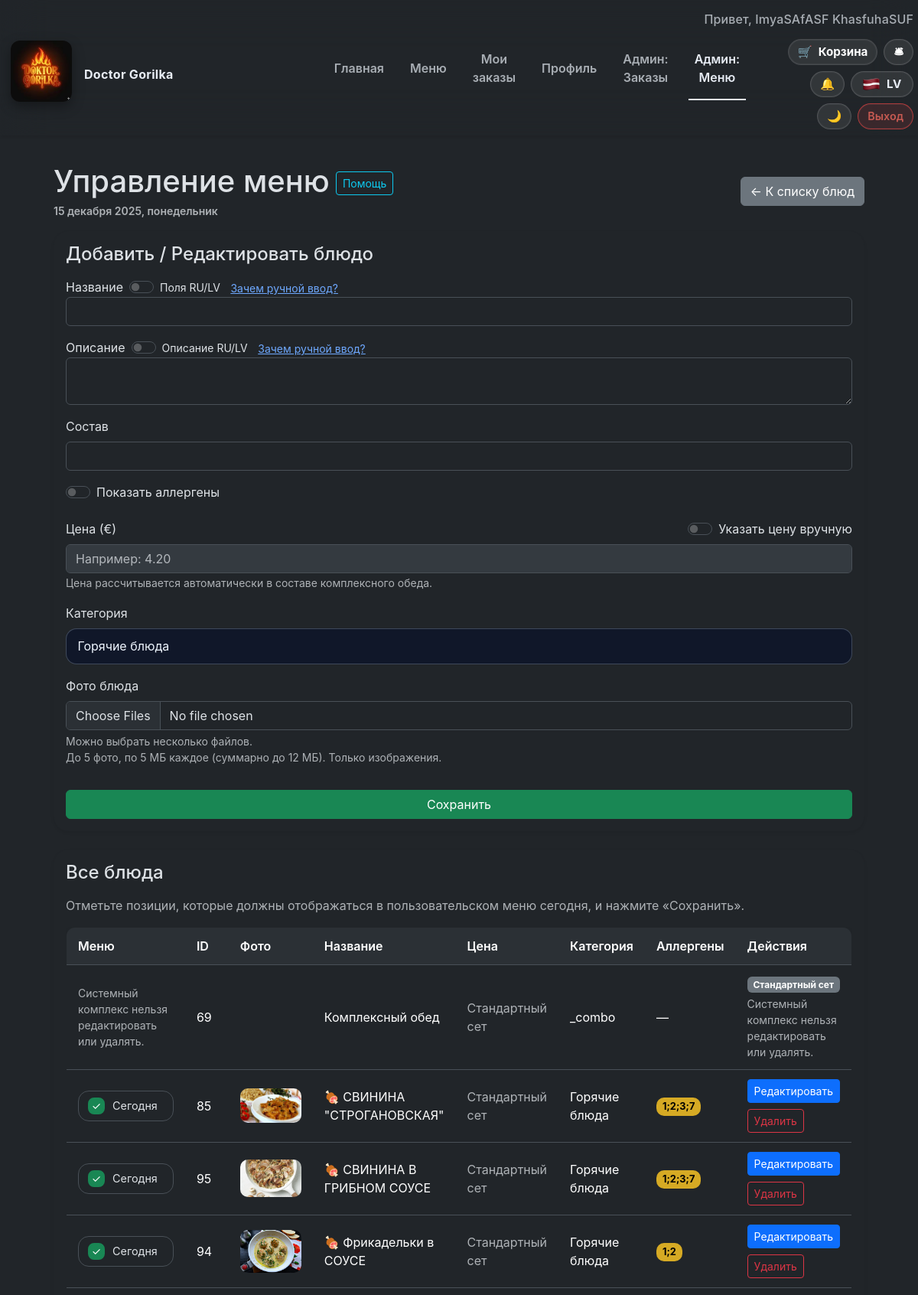
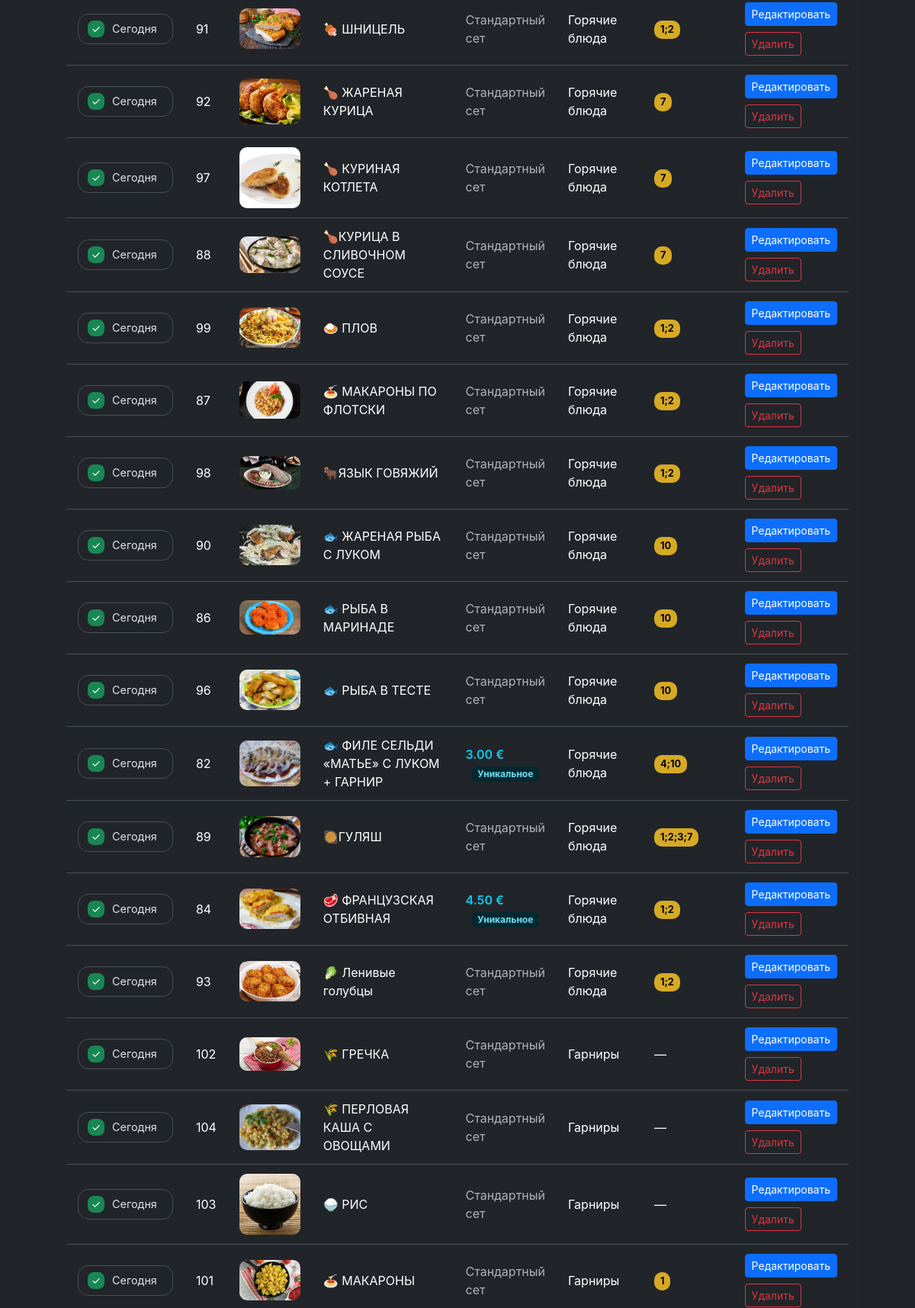
/admin/menu (signed in, upper part), run on the app's committed database (2 pictures, top to bottom).
### tables this page shows
CREATE TABLE menu (
    id INTEGER PRIMARY KEY AUTOINCREMENT,
    title TEXT NOT NULL,
    description TEXT,
    price REAL NOT NULL,
    image_url TEXT,
    category TEXT
, image_gallery TEXT, ingredients TEXT, is_today INTEGER DEFAULT 0, use_manual_price INTEGER DEFAULT 0, name_original TEXT, name_ru TEXT, name_lv TEXT, description_original TEXT, description_ru TEXT, description_lv TEXT, category_original TEXT, category_ru TEXT, category_lv TEXT, ingredients_original TEXT, ingredients_ru TEXT, ingredients_lv TEXT, category_role TEXT DEFAULT 'main', category_key TEXT, allergens TEXT);

### resources/views/admin/menu.php (the view, shortened to what the rows shown need)
<div class="page-container">
<div class="d-flex align-items-center justify-content-between mb-3">
    <div>
        <div class="d-flex align-items-center gap-2 flex-wrap">
            <h1 class="mb-1"><?= htmlspecialchars(translate('admin.menu.title')) ?></h1>
        </div>
    </div>
</div>
<div class="admin-menu-layout mt-1">
    <div class="admin-column admin-table-block">
        <div class="h-100 d-flex flex-column">
            <div class="card border-0 shadow-sm flex-grow-1">
                <div class="card-body">
                    <div class="table-responsive">
                        <table class="table table-menu">
                            <thead>
                                <tr>
                                    <th class="today-column"><?= htmlspecialchars(translate('admin.menu.table.menu')) ?></th>
                                    <th>ID</th>
                                    <th><?= htmlspecialchars(translate('admin.menu.table.photo')) ?></th>
                                    <th><?= htmlspecialchars(translate('admin.menu.table.name')) ?></th>
                                    <th><?= htmlspecialchars(translate('admin.menu.table.price')) ?></th>
                                    <th><?= htmlspecialchars(translate('admin.menu.table.category')) ?></th>
                                    <th><?= htmlspecialchars(translate('admin.menu.table.allergens')) ?></th>
                                    <th><?= htmlspecialchars(translate('admin.menu.table.actions')) ?></th>
                                </tr>
                            </thead>
                            <tbody>
                                <?php foreach ($items as $item): ?>
                                    <?php $gallery = $item->galleryImages(); ?>
                                    <?php $isSystemCombo = ($item->category ?? '') === '_combo'; ?>
                                    <tr>
                                        <?php if ($isSystemCombo): ?>
                                            <td class="today-cell text-muted small"><?= htmlspecialchars(translate('admin.menu.errors.system_locked')) ?></td>
                                        <?php else: ?>
                                            <td class="today-cell">
                                                <label class="today-flag">
                                                    <span class="today-indicator"></span>
                                                    <span class="today-label"><?= htmlspecialchars(translate('admin.menu.today.flag')) ?></span>
                                                </label>
                                            </td>
                                        <?php endif; ?>
                                        <td><?= $item->id ?></td>
                                        <td>
                                            <?php if ($item->primaryImage()): ?>
                                                <img src="/assets/images/<?= htmlspecialchars($item->primaryImage()) ?>" alt="" class="menu-thumb">
                                            <?php else: ?>
                                                <span class="text-muted"><?= htmlspecialchars(translate('common.no_photo')) ?></span>
                                            <?php endif; ?>
                                        </td>
                                        <td><?= htmlspecialchars($item->title) ?></td>
                                        <td>
                                            <?php if ($item->isUnique()): ?>
                                                <span class="fw-semibold text-info"><?= number_format($item->price, 2, '.', ' ') ?> €</span>
                                                <span class="badge bg-info-subtle text-info-emphasis ms-2"><?= htmlspecialchars(translate('admin.menu.price.unique')) ?></span>
                                            <?php else: ?>
                                                <span class="text-muted"><?= htmlspecialchars(translate('admin.menu.price.standard')) ?></span>
                                            <?php endif; ?>
                                        </td>
                                        <td><?= htmlspecialchars($item->category ?? '') ?></td>
                                        <td style="max-width: 180px;">
                                            <?php if ($item->allergens): ?>
                                                <span class="allergens-badge"><?= htmlspecialchars($item->allergens) ?></span>
                                            <?php else: ?>
                                                —
                                            <?php endif; ?>
                                        </td>
                                        <td>
                                            <?php if ($isSystemCombo): ?>
                                                <span class="badge bg-secondary"><?= htmlspecialchars(translate('admin.menu.price.standard')) ?></span>
                                                <div class="text-muted small mt-1"><?= htmlspecialchars(translate('admin.menu.errors.system_locked')) ?></div>
                                            <?php else: ?>
                                                <div class="d-flex flex-column gap-2">
                                            <button class="btn btn-sm btn-primary" type="button" onclick='fillForm(<?= json_encode([
                                                    'id' => $item->id,
                                                    'title' => $item->title,
                                                    'name_original' => $item->nameOriginal ?? $item->title,
                                                    'description' => $item->description,
                                                    'description_original' => $item->descriptionOriginal ?? $item->description,
                                                    'description_ru' => $item->descriptionRu ?? null,
                                                    'description_lv' => $item->descriptionLv ?? null,
                                                    'ingredients' => $item->ingredients,
                                                    'ingredients_original' => $item->ingredientsOriginal ?? $item->ingredients,
                                                    'name_ru' => $item->nameRu ?? null,
                                                    'name_lv' => $item->nameLv ?? null,
                                                    'allergens' => $item->allergens,
                                                    'price' => $item->price,
                                                    'use_manual_price' => $item->isUnique(),
                                                    'category' => $item->category,
                                                    'category_original' => $item->categoryOriginal ?? $item->category,
                                                    'category_role' => $item->categoryRole ?? 'main',
                                                    'image' => $item->primaryImage(),
                                                    'gallery' => $gallery,
                                                ], JSON_HEX_APOS | JSON_HEX_QUOT) ?>)'><?= htmlspecialchars(translate('admin.menu.actions.edit')) ?></button>
                                                    <form method="POST" action="/admin/menu/delete" class="d-inline" onsubmit="return confirm('<?= htmlspecialchars(translate('admin.menu.actions.confirm_delete')) ?>');">
                                                        <button type="submit" class="btn btn-sm btn-outline-danger"><?= htmlspecialchars(translate('combo.remove')) ?></button>
                                                    </form>
                                                </div>
                                            <?php endif; ?>
                                        </td>
                                    </tr>
                                <?php endforeach; ?>
                            </tbody>
                        </table>
                    </div>
                </div>
            </div>
        </div>
    </div>
</div>
</div>

### data on the page
menu: id "69", title "Комплексный обед", category "_combo"
menu: id "85", shows a picture, name_ru "🍖 СВИНИНА \"СТРОГАНОВСКАЯ\"", category "Горячие блюда", allergens "1;2;3;7"
menu: id "95", shows a picture, name_ru "🍖 СВИНИНА В ГРИБНОМ СОУСЕ", category "Горячие блюда", allergens "1;2;3;7"
menu: id "94", shows a picture, name_ru "🍖 Фрикадельки в СОУСЕ", category "Горячие блюда", allergens "1;2"
menu: id "91", shows a picture, name_ru "🍖 ШНИЦЕЛЬ", category "Горячие блюда", allergens "1;2"
menu: id "92", shows a picture, title "🍗 ЖАРЕНАЯ КУРИЦА", category "Горячие блюда", allergens "7"
menu: id "97", shows a picture, name_ru "🍗 КУРИНАЯ КОТЛЕТА", category "Горячие блюда", allergens "7"
menu: id "88", shows a picture, name_ru "🍗КУРИЦА В СЛИВОЧНОМ СОУСЕ", category "Горячие блюда", allergens "7"
menu: id "99", shows a picture, name_ru "🍛 ПЛОВ", category "Горячие блюда", allergens "1;2"
menu: id "87", shows a picture, name_ru "🍝 МАКАРОНЫ ПО ФЛОТСКИ", category "Горячие блюда", allergens "1;2"
menu: id "98", shows a picture, name_ru "🐂ЯЗЫК ГОВЯЖИЙ", category "Горячие блюда", allergens "1;2"
menu: id "90", shows a picture, name_ru "🐟 ЖАРЕНАЯ РЫБА С ЛУКОМ", category "Горячие блюда", allergens "10"
menu: id "86", shows a picture, name_ru "🐟 РЫБА В МАРИНАДЕ", category "Горячие блюда", allergens "10"
menu: id "96", shows a picture, name_ru "🐟 РЫБА В ТЕСТЕ", category "Горячие блюда", allergens "10"
menu: id "82", shows a picture, name_ru "🐟 ФИЛЕ СЕЛЬДИ «МАТЬЕ» С ЛУКОМ + ГАРНИР", price "3.00", category "Горячие блюда", allergens "4;10"
menu: id "89", shows a picture, name_ru "🥘ГУЛЯШ", category "Горячие блюда", allergens "1;2;3;7"
menu: id "84", shows a picture, name_ru "🥩 ФРАНЦУЗСКАЯ ОТБИВНАЯ", price "4.50", category "Горячие блюда", allergens "1;2"
menu: id "93", shows a picture, name_ru "🥬 Ленивые голубцы", category "Горячие блюда", allergens "1;2"
menu: id "102", shows a picture, name_ru "🌾 ГРЕЧКА", category "Гарниры"
menu: id "104", shows a picture, name_ru "🌾 ПЕРЛОВАЯ КАША С ОВОЩАМИ", category "Гарниры"
menu: id "103", shows a picture, name_ru "🍚 РИС", category "Гарниры"
menu: id "101", shows a picture, name_ru "🍝 МАКАРОНЫ", category "Гарниры", allergens "1"

### other printed values
translate('nav.home') "Главная"
translate('nav.menu') "Меню"
translate('nav.orders') "Мои заказы"
translate('nav.profile') "Профиль"
translate('nav.admin_orders') "Админ: Заказы"
translate('nav.admin_menu') "Админ: Меню"
translate('nav.cart') "Корзина"
$nextLocaleShort "LV"
translate('nav.logout') "Выход"
translate('admin.menu.title') "Управление меню"
translate('admin.menu.help.button') "Помощь"
$todayDateLabel "15 декабря 2025, понедельник"
translate('admin.menu.back') "← К списку блюд"
translate('admin.menu.form.title') "Добавить / Редактировать блюдо"
translate('admin.menu.form.name') "Название"
